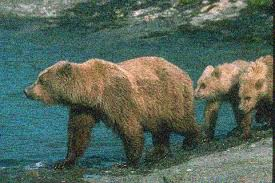
#> input picture noisy_3.jpeg, 275 x 183 px, found by its file name
$ python binarization.py
#> lines starting #> are read from the running program, lines starting #| are printed output that depends on the picture; after the words box and inside, x2 and y2 are one past the last pixel; in counts of white or black regions, pixels touching at a corner belong together
import cv2
from os import path
from matplotlib import pyplot as plt
image_path=path.join('other_images','noisy_3.jpeg')
img = cv2.imread(image_path,0)
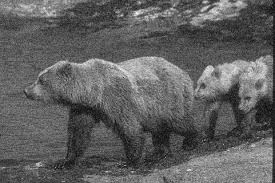
#> img: shape (183, 275); min 0, max 245, mean 95.9
# global thresholding
ret1,th1 = cv2.threshold(img,127,255,cv2.THRESH_BINARY)
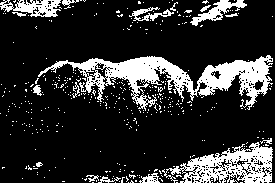
#> th1: shape (183, 275); 18.7% white; 397 white regions (380 under 20 px), largest, box (x1, y1, x2, y2) and area: (38, 55, 273, 111) 4570, (162, 142, 273, 183) 2205, (0, 0, 61, 17) 603
# Otsu's thresholding
ret2,th2 = cv2.threshold(img,0,255,cv2.THRESH_BINARY+cv2.THRESH_OTSU)
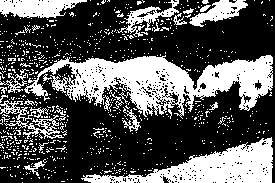
#> th2: shape (183, 275); 34.3% white; 778 white regions (752 under 20 px), largest, box (x1, y1, x2, y2) and area: (24, 55, 273, 119) 7441, (81, 137, 273, 183) 3764, (0, 0, 87, 18) 1108
#> ret2 = 105
# Otsu's thresholding after Gaussian filtering
blur = cv2.GaussianBlur(img,(5,5),0)
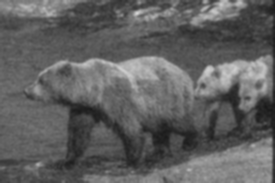
#> blur: shape (183, 275); min 25, max 211, mean 96
ret3,th3 = cv2.threshold(blur,0,255,cv2.THRESH_BINARY+cv2.THRESH_OTSU)
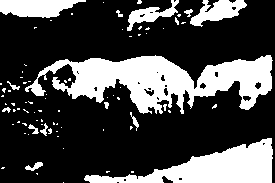
#> th3: shape (183, 275); 28.8% white; 81 white regions (67 under 20 px), largest, box (x1, y1, x2, y2) and area: (25, 55, 273, 114) 7440, (84, 138, 273, 183) 3851, (0, 0, 86, 18) 1112
#> ret3 = 108
# plot all the images and their histograms
images = [img, 0, th1,
          img, 0, th2,
          blur, 0, th3]
titles = ['Original Noisy Image','Histogram','Global Thresholding (v=127)',
          'Original Noisy Image','Histogram',"Otsu's Thresholding",
          'Gaussian filtered Image','Histogram',"Otsu's Thresholding"]
for i in xrange(3):
    plt.subplot(3,3,i*3+1),plt.imshow(images[i*3],'gray')
    plt.title(titles[i*3]), plt.xticks([]), plt.yticks([])
    plt.subplot(3,3,i*3+2),plt.hist(images[i*3].ravel(),256)
    plt.title(titles[i*3+1]), plt.xticks([]), plt.yticks([])
    plt.subplot(3,3,i*3+3),plt.imshow(images[i*3+2],'gray')
    plt.title(titles[i*3+2]), plt.xticks([]), plt.yticks([])
plt.show()
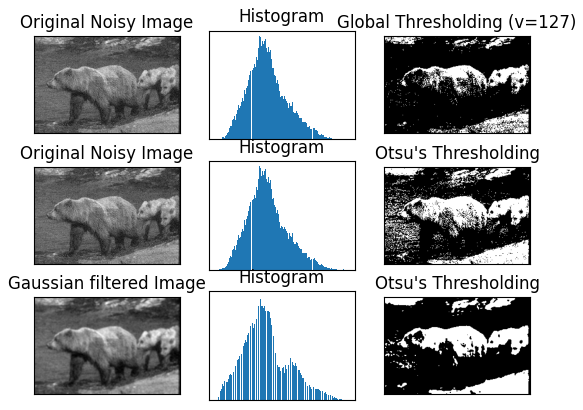
#> figure drawn by matplotlib, 9 panels
